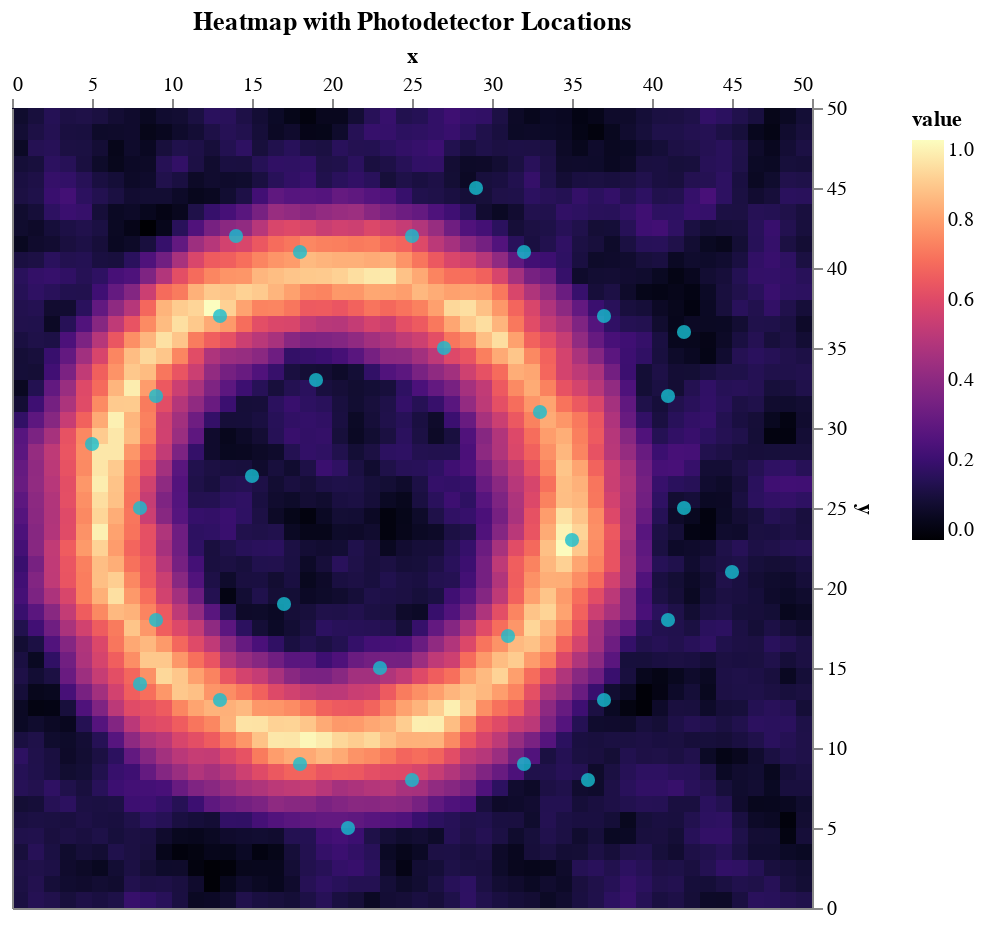

The notebook cell saved with this chart:
### Code cell
df_points = pd.DataFrame(photodetector_locations, columns=['x', 'y'])

df_heatmap = pd.DataFrame(
    [(i, j, combined[i, j]) for i in range(size) for j in range(size)],
    columns=['x', 'y', 'value']
)

# Create base heatmap
heatmap = alt.Chart(df_heatmap).mark_rect().encode(
    x=alt.X('x:O',
            title=None,
            axis=alt.Axis(labels=False, ticks=False)),
    y=alt.Y('y:O',
            title=None,
            sort='-y',
            axis=alt.Axis(labels=False, ticks=False)),
    color=alt.Color('value:Q',
                   scale=alt.Scale(scheme='magma')),
    tooltip=['x', 'y', 'value']
)

# Create points layer
points = alt.Chart(df_points).mark_circle(
    size=50,  # Adjust point size as needed
    color='#17becf',  # Point color
    opacity=0.8  # Point opacity
).encode(
    x=alt.X('x:Q',
            scale=alt.Scale(domain=[0, size])),
    y=alt.Y('y:Q',
            scale=alt.Scale(domain=[0, size])),
    tooltip=['x', 'y']
)

# Combine the layers
combined_chart = (heatmap + points).properties(
    width=400,
    height=400,
    title='Heatmap with Photodetector Locations'
).configure_view(
    strokeWidth=0
)

# Save the combined chart
combined_chart.save('combined_heatmap_points.html')

display(combined_chart)

### Figure 1 — Vega-Lite specification as saved in the notebook (floating-point values rounded to 4 significant figures; data arrays with more than 128 entries replaced by an {"elided": "..."} marker saying what was removed)
{"config": {"view": {"continuousWidth": 400, "continuousHeight": 300, "strokeWidth": 0}}, "layer": [{"data": {"name": "data-32609ff710f861c9a6553116290fba91"}, "mark": "rect", "encoding": {"color": {"field": "value", "scale": {"scheme": "magma"}, "type": "quantitative"}, "tooltip": [{"field": "x", "type": "quantitative"}, {"field": "y", "type": "quantitative"}, {"field": "value", "type": "quantitative"}], "x": {"axis": {"labels": false, "ticks": false}, "field": "x", "title": null, "type": "ordinal"}, "y": {"axis": {"labels": false, "ticks": false}, "field": "y", "sort": "-y", "title": null, "type": "ordinal"}}}, {"data": {"name": "data-3bcec67bf6049f7799ac67f1ee3d34c5"}, "mark": {"type": "circle", "color": "#17becf", "opacity": 0.8, "size": 50}, "encoding": {"tooltip": [{"field": "x", "type": "quantitative"}, {"field": "y", "type": "quantitative"}], "x": {"field": "x", "scale": {"domain": [0, 50]}, "type": "quantitative"}, "y": {"field": "y", "scale": {"domain": [0, 50]}, "type": "quantitative"}}}], "height": 400, "title": "Heatmap with Photodetector Locations", "width": 400, "$schema": "https://vega.github.io/schema/vega-lite/v4.17.0.json", "datasets": {"data-32609ff710f861c9a6553116290fba91": {"elided": "2500 records"}, "data-3bcec67bf6049f7799ac67f1ee3d34c5": [{"x": 25.0, "y": 42.0}, {"x": 27.0, "y": 35.0}, {"x": 29.0, "y": 45.0}, {"x": 32.0, "y": 41.0}, {"x": 33.0, "y": 31.0}, {"x": 37.0, "y": 37.0}, {"x": 42.0, "y": 36.0}, {"x": 41.0, "y": 32.0}, {"x": 42.0, "y": 25.0}, {"x": 35.0, "y": 23.0}, {"x": 45.0, "y": 21.0}, {"x": 41.0, "y": 18.0}, {"x": 31.0, "y": 17.0}, {"x": 37.0, "y": 13.0}, {"x": 36.0, "y": 8.0}, {"x": 32.0, "y": 9.0}, {"x": 25.0, "y": 8.0}, {"x": 23.0, "y": 15.0}, {"x": 21.0, "y": 5.0}, {"x": 18.0, "y": 9.0}, {"x": 17.0, "y": 19.0}, {"x": 13.0, "y": 13.0}, {"x": 8.0, "y": 14.0}, {"x": 9.0, "y": 18.0}, {"x": 8.0, "y": 25.0}, {"x": 15.0, "y": 27.0}, {"x": 5.0, "y": 29.0}, {"x": 9.0, "y": 32.0}, {"x": 19.0, "y": 33.0}, {"x": 13.0, "y": 37.0}, {"x": 14.0, "y": 42.0}, {"x": 18.0, "y": 41.0}]}}
